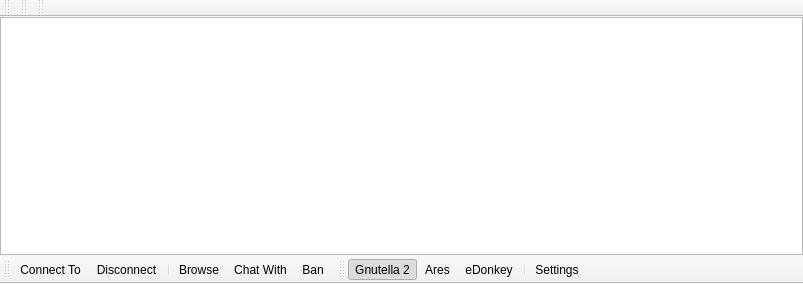
<?xml version="1.0" encoding="UTF-8"?>
<ui version="4.0">
 <class>WidgetNeighbors</class>
 <widget class="QMainWindow" name="WidgetNeighbors">
  <property name="geometry">
   <rect>
    <x>0</x>
    <y>0</y>
    <width>803</width>
    <height>284</height>
   </rect>
  </property>
  <property name="contextMenuPolicy">
   <enum>Qt::PreventContextMenu</enum>
  </property>
  <property name="windowTitle">
   <string>MainWindow</string>
  </property>
  <widget class="QWidget" name="centralwidget">
   <layout class="QVBoxLayout" name="verticalLayout">
    <property name="spacing">
     <number>0</number>
    </property>
    <property name="margin">
     <number>0</number>
    </property>
    <item>
     <widget class="QTreeView" name="treeViewNeighbors">
      <property name="editTriggers">
       <set>QAbstractItemView::NoEditTriggers</set>
      </property>
      <property name="alternatingRowColors">
       <bool>true</bool>
      </property>
      <property name="selectionMode">
       <enum>QAbstractItemView::SingleSelection</enum>
      </property>
      <property name="selectionBehavior">
       <enum>QAbstractItemView::SelectRows</enum>
      </property>
      <property name="rootIsDecorated">
       <bool>false</bool>
      </property>
      <property name="itemsExpandable">
       <bool>false</bool>
      </property>
      <property name="sortingEnabled">
       <bool>true</bool>
      </property>
      <property name="allColumnsShowFocus">
       <bool>true</bool>
      </property>
      <property name="expandsOnDoubleClick">
       <bool>false</bool>
      </property>
     </widget>
    </item>
   </layout>
  </widget>
  <widget class="QToolBar" name="toolBarControls">
   <property name="contextMenuPolicy">
    <enum>Qt::PreventContextMenu</enum>
   </property>
   <property name="windowTitle">
    <string>toolBar</string>
   </property>
   <property name="iconSize">
    <size>
     <width>16</width>
     <height>16</height>
    </size>
   </property>
   <property name="toolButtonStyle">
    <enum>Qt::ToolButtonTextBesideIcon</enum>
   </property>
   <property name="floatable">
    <bool>false</bool>
   </property>
   <attribute name="toolBarArea">
    <enum>BottomToolBarArea</enum>
   </attribute>
   <attribute name="toolBarBreak">
    <bool>false</bool>
   </attribute>
   <addaction name="actionNeighborConnectTo"/>
   <addaction name="actionNeighborDisconnect"/>
   <addaction name="separator"/>
   <addaction name="actionNetworkBrowse"/>
   <addaction name="actionNetworkChatWith"/>
   <addaction name="actionNetworkBan"/>
  </widget>
  <widget class="QToolBar" name="toolBarNetworks">
   <property name="contextMenuPolicy">
    <enum>Qt::PreventContextMenu</enum>
   </property>
   <property name="windowTitle">
    <string>toolBar_2</string>
   </property>
   <property name="iconSize">
    <size>
     <width>16</width>
     <height>16</height>
    </size>
   </property>
   <property name="toolButtonStyle">
    <enum>Qt::ToolButtonTextBesideIcon</enum>
   </property>
   <property name="floatable">
    <bool>false</bool>
   </property>
   <attribute name="toolBarArea">
    <enum>BottomToolBarArea</enum>
   </attribute>
   <attribute name="toolBarBreak">
    <bool>false</bool>
   </attribute>
   <addaction name="actionGnutella2"/>
   <addaction name="actionAres"/>
   <addaction name="actionEDonkey"/>
   <addaction name="separator"/>
   <addaction name="actionSettings"/>
  </widget>
  <widget class="QToolBar" name="toolBarG2">
   <property name="windowTitle">
    <string>toolBar</string>
   </property>
   <attribute name="toolBarArea">
    <enum>TopToolBarArea</enum>
   </attribute>
   <attribute name="toolBarBreak">
    <bool>false</bool>
   </attribute>
  </widget>
  <widget class="QToolBar" name="toolBarAres">
   <property name="windowTitle">
    <string>toolBar_2</string>
   </property>
   <attribute name="toolBarArea">
    <enum>TopToolBarArea</enum>
   </attribute>
   <attribute name="toolBarBreak">
    <bool>false</bool>
   </attribute>
  </widget>
  <widget class="QToolBar" name="toolBarEDonkey">
   <property name="windowTitle">
    <string>toolBar_3</string>
   </property>
   <attribute name="toolBarArea">
    <enum>TopToolBarArea</enum>
   </attribute>
   <attribute name="toolBarBreak">
    <bool>false</bool>
   </attribute>
  </widget>
  <action name="actionNeighborConnectTo">
   <property name="icon">
    <iconset>
     <normaloff>:/Resource/Network/Connect.png</normaloff>:/Resource/Network/Connect.png</iconset>
   </property>
   <property name="text">
    <string>Connect To</string>
   </property>
   <property name="toolTip">
    <string>Connect To</string>
   </property>
  </action>
  <action name="actionNeighborDisconnect">
   <property name="icon">
    <iconset>
     <normaloff>:/Resource/Network/Disconnect.png</normaloff>:/Resource/Network/Disconnect.png</iconset>
   </property>
   <property name="text">
    <string>Disconnect</string>
   </property>
   <property name="toolTip">
    <string>Disconnect</string>
   </property>
  </action>
  <action name="actionNetworkBrowse">
   <property name="icon">
    <iconset>
     <normaloff>:/Resource/Network/Browse.png</normaloff>:/Resource/Network/Browse.png</iconset>
   </property>
   <property name="text">
    <string>Browse</string>
   </property>
   <property name="toolTip">
    <string>Browse</string>
   </property>
  </action>
  <action name="actionNetworkChatWith">
   <property name="icon">
    <iconset>
     <normaloff>:/Resource/Chat/Chat.png</normaloff>:/Resource/Chat/Chat.png</iconset>
   </property>
   <property name="text">
    <string>Chat With</string>
   </property>
   <property name="toolTip">
    <string>Chat With</string>
   </property>
  </action>
  <action name="actionNetworkBan">
   <property name="icon">
    <iconset>
     <normaloff>:/Resource/Generic/Ban.png</normaloff>:/Resource/Generic/Ban.png</iconset>
   </property>
   <property name="text">
    <string>Ban</string>
   </property>
   <property name="toolTip">
    <string>Ban</string>
   </property>
  </action>
  <action name="actionEDonkey">
   <property name="checkable">
    <bool>true</bool>
   </property>
   <property name="icon">
    <iconset>
     <normaloff>:/Resource/Networks/EDonkey.png</normaloff>:/Resource/Networks/EDonkey.png</iconset>
   </property>
   <property name="text">
    <string>eDonkey</string>
   </property>
   <property name="toolTip">
    <string>eDonkey</string>
   </property>
  </action>
  <action name="actionGnutella2">
   <property name="checkable">
    <bool>true</bool>
   </property>
   <property name="checked">
    <bool>true</bool>
   </property>
   <property name="icon">
    <iconset>
     <normaloff>:/Resource/Networks/Gnutella2.png</normaloff>:/Resource/Networks/Gnutella2.png</iconset>
   </property>
   <property name="text">
    <string>Gnutella 2</string>
   </property>
  </action>
  <action name="actionAres">
   <property name="checkable">
    <bool>true</bool>
   </property>
   <property name="icon">
    <iconset>
     <normaloff>:/Resource/Networks/Ares.png</normaloff>:/Resource/Networks/Ares.png</iconset>
   </property>
   <property name="text">
    <string>Ares</string>
   </property>
  </action>
  <action name="actionSettings">
   <property name="icon">
    <iconset>
     <normaloff>:/Resource/Generic/Settings.png</normaloff>:/Resource/Generic/Settings.png</iconset>
   </property>
   <property name="text">
    <string>Settings</string>
   </property>
  </action>
 </widget>
 <resources/>
 <connections/>
</ui>
